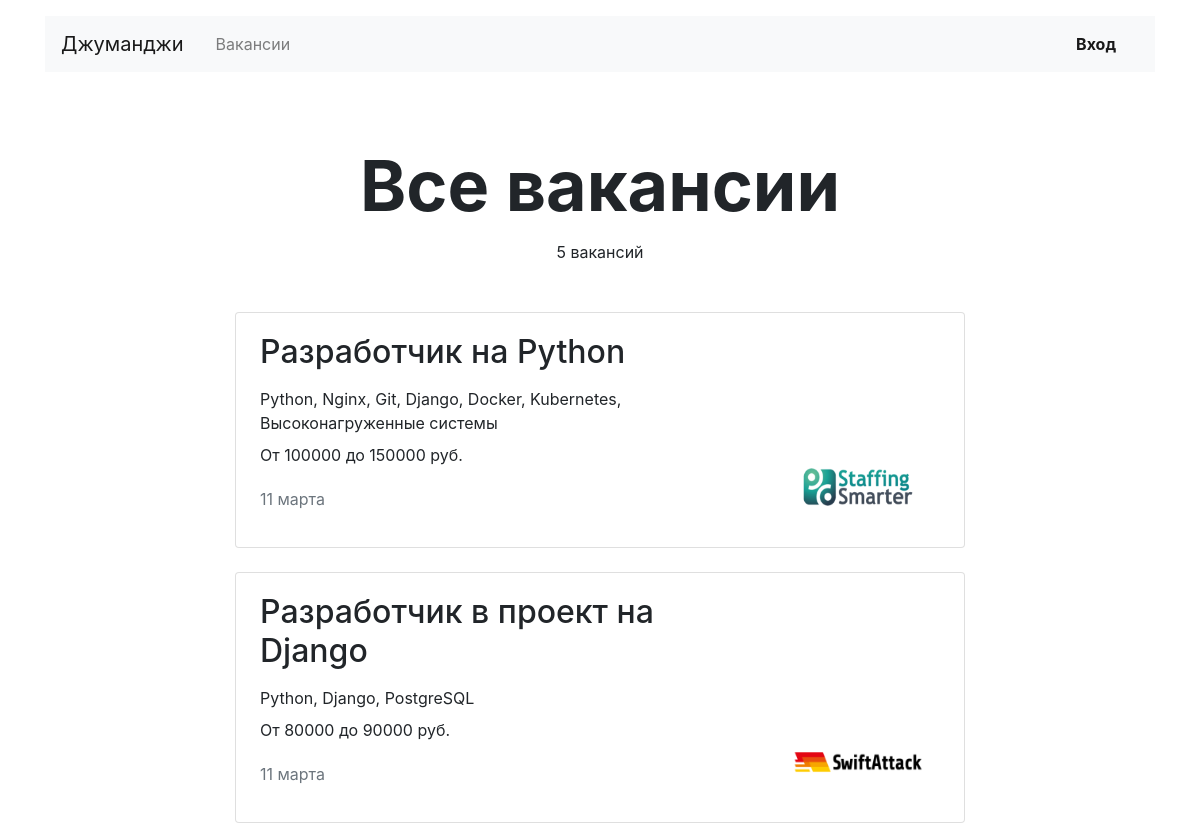
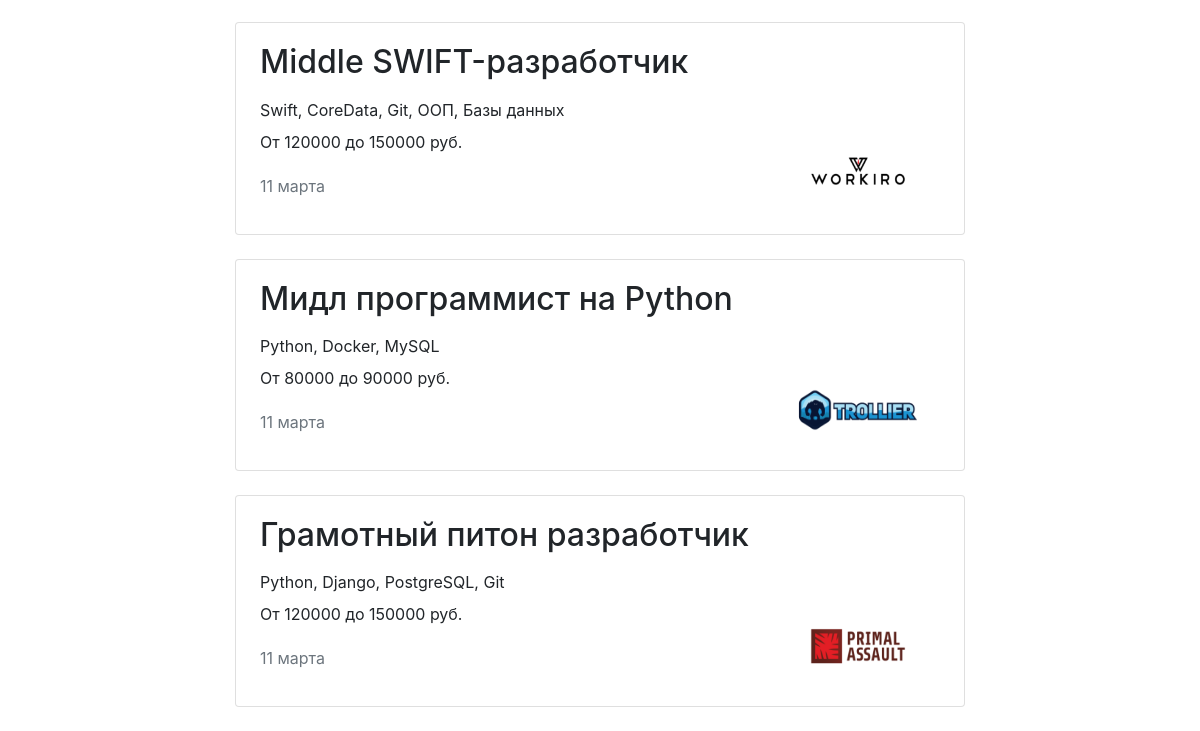
/vacancies/, run on an earlier commit of the app's database (2 pictures, top to bottom).
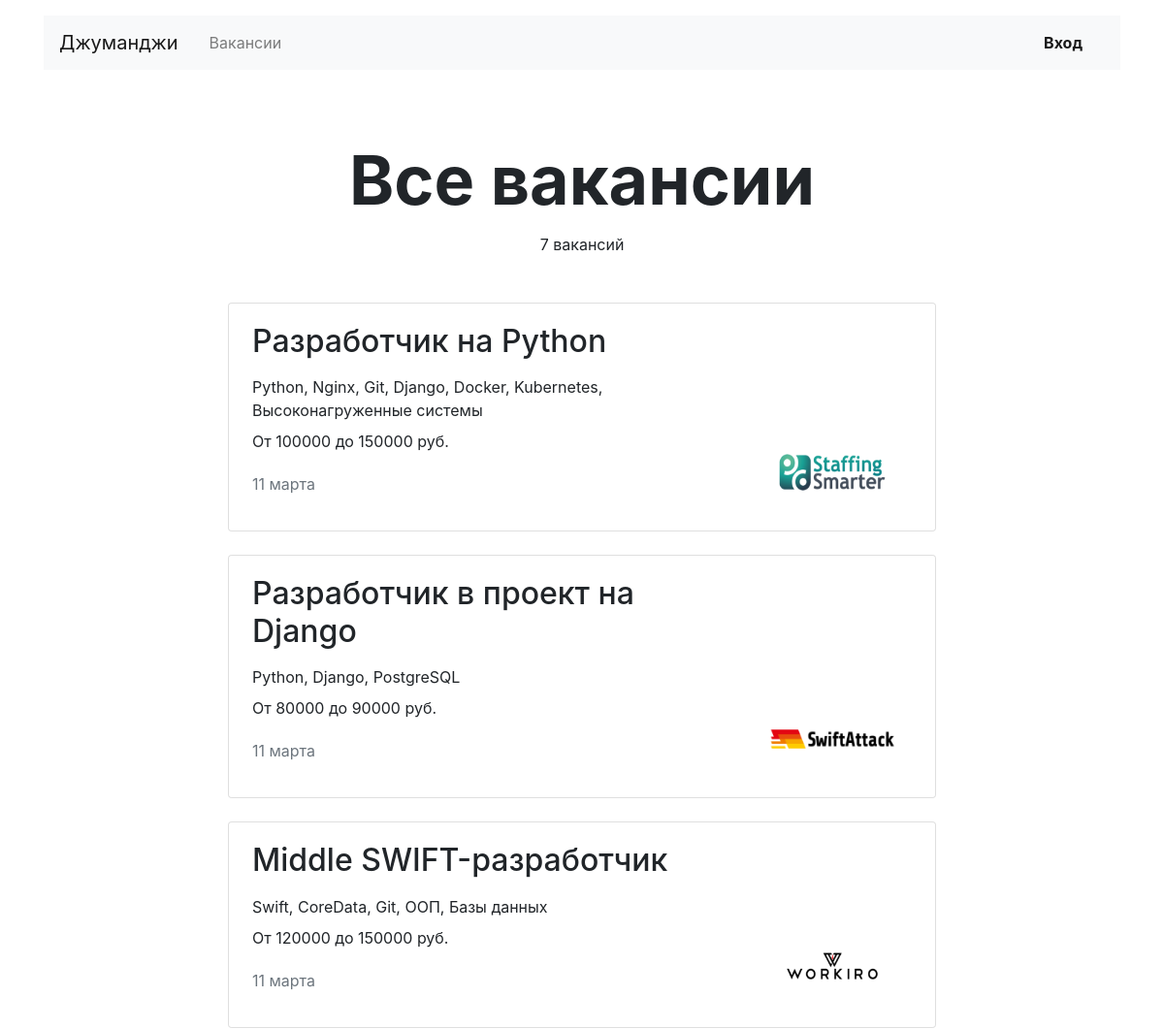
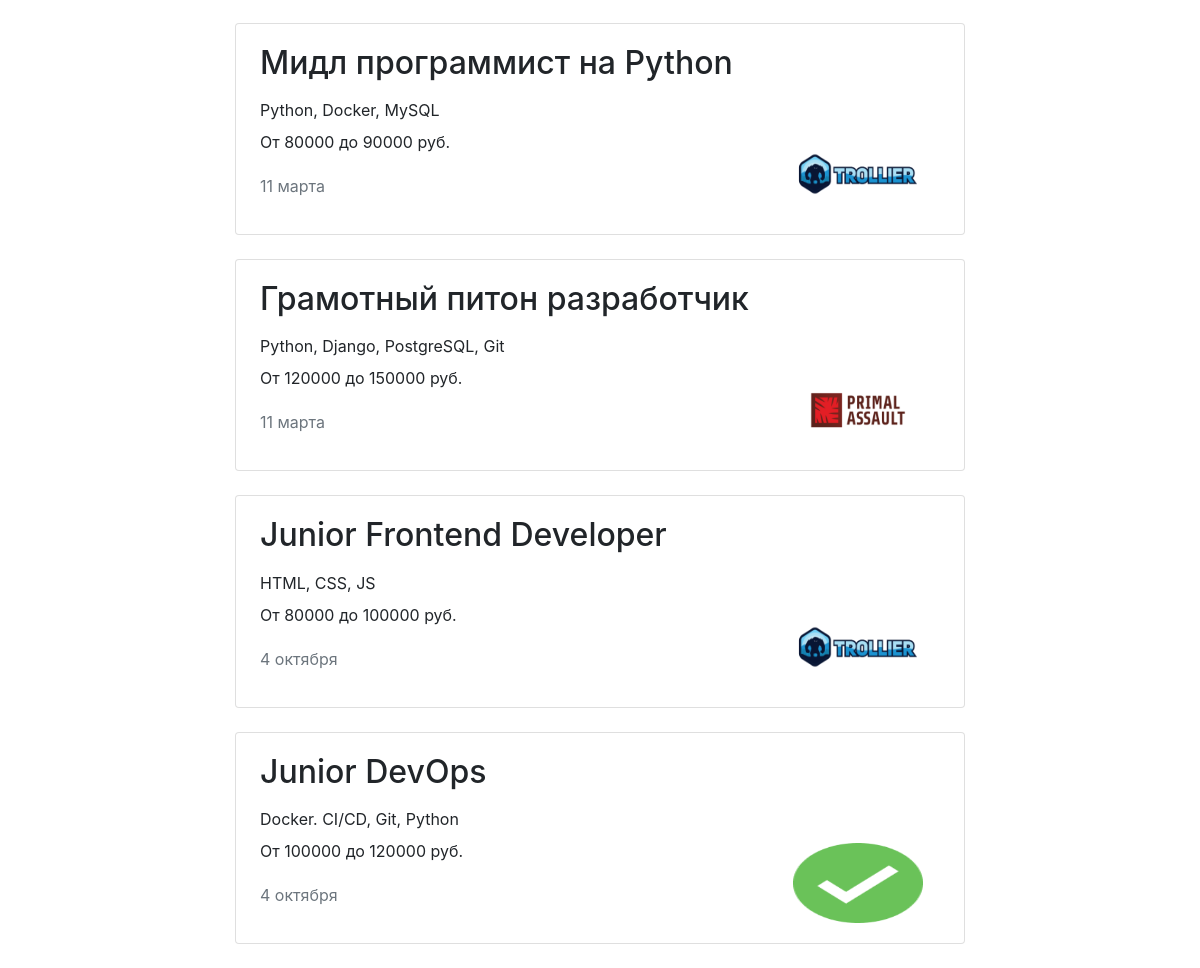
And on a later commit of the database (2 pictures, top to bottom).
### hiring/models.py (models this page shows, shortened)
class Vacancy(models.Model):
    title = models.CharField(max_length=124)
    specialty = models.ForeignKey(Specialty, related_name='vacancies', on_delete=models.CASCADE)
    company = models.ForeignKey(Company, related_name='vacancies', on_delete=models.CASCADE)
    skills = models.CharField(max_length=200)
    description = models.TextField()
    salary_min = models.IntegerField()
    salary_max = models.IntegerField()
    published_as = models.DateField()

class Company(models.Model):
    name = models.CharField(max_length=64)
    location = models.CharField(max_length=64)
    logo = models.ImageField(upload_to=MEDIA_COMPANY_IMAGE_DIR, height_field='height_field', width_field='width_field')
    height_field = models.PositiveIntegerField(default=0)
    width_field = models.PositiveIntegerField(default=0)
    description = models.TextField()
    employee_count = models.IntegerField()
    owner = models.OneToOneField(User, on_delete=models.CASCADE, null=True)

### hiring/views.py (the view)
# urls.py: path('vacancies/', VacanciesView.as_view(), name='vacancies'),
class VacanciesView(ListView):
    template_name = 'hiring/vacancies.html'
    model = Vacancy
    context_object_name = 'vacancies'
    def get_context_data(self, **kwargs):
        context = super(VacanciesView, self).get_context_data(**kwargs)
        context['title'] = "Все вакансии"
        return context

### hiring/templates/hiring/vacancies.html
{% extends 'hiring/base.html' %}
{% block container %}
  <main class="container mt-3">
    <section>
        <h1 class="h1 text-center mx-auto mt-4 pt-5" style="font-size: 70px;"><strong>{{ title }}</strong></h1>
        <p class="text-center pt-1">{{ vacancies.count }} вакансий</p>
      <div class="row mt-5">
        <div class="col-12 col-lg-8 offset-lg-2 m-auto">
          {% for vacancy in vacancies %}
          <div class="card mb-4">
            <div class="card-body px-4">
              <div class="row">
                <div class="col-12 col-md-8 col-lg-9">
                  <h2 class="h2 pb-2">{{ vacancy.title }}</h2>
                  <p class="mb-2">{{ vacancy.skills }}</p>
                  <p>От {{ vacancy.salary_min }} до {{ vacancy.salary_max }} руб.</p>
                  <p class="text-muted pt-1">{{ vacancy.published_as|date:"j E" }}</p>
                </div>
                <div class="col-12 col-md-4 col-lg-3 d-flex align-items-end">
                    <a href="{% url 'vacancy' vacancy.id %}"><img src="{{ vacancy.company.logo.url }}" width="130" height="80" alt=""></a>
                </div>
              </div>
            </div>
          </div>
          {% endfor %}
        </div>
      </div>
    </section>
  </main>
{% endblock %}

What changed in the data, as far as the page shows it:
added Vacancy: title "Junior Frontend Developer", skills "HTML, CSS, JS", salary_min "80000", salary_max "100000", published_as "4 октября", company.logo (picture)
added Vacancy: title "Junior DevOps", skills "Docker. CI/CD, Git, Python", salary_min "100000", salary_max "120000", published_as "4 октября", company.logo (picture)
Also different on the page:
{{ vacancies.count }}: "5" → "7"
